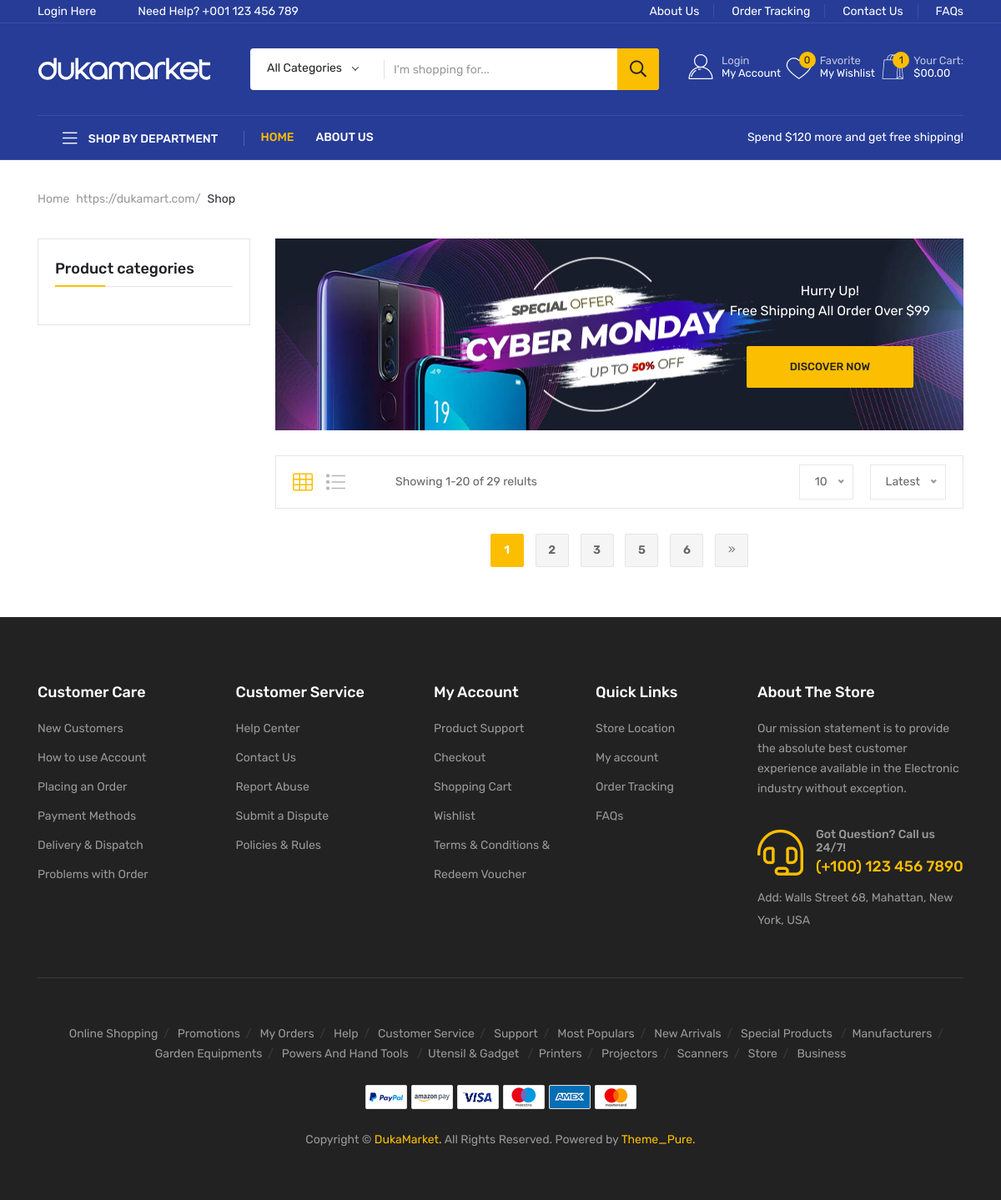
Before: /category-wise with the older database file.
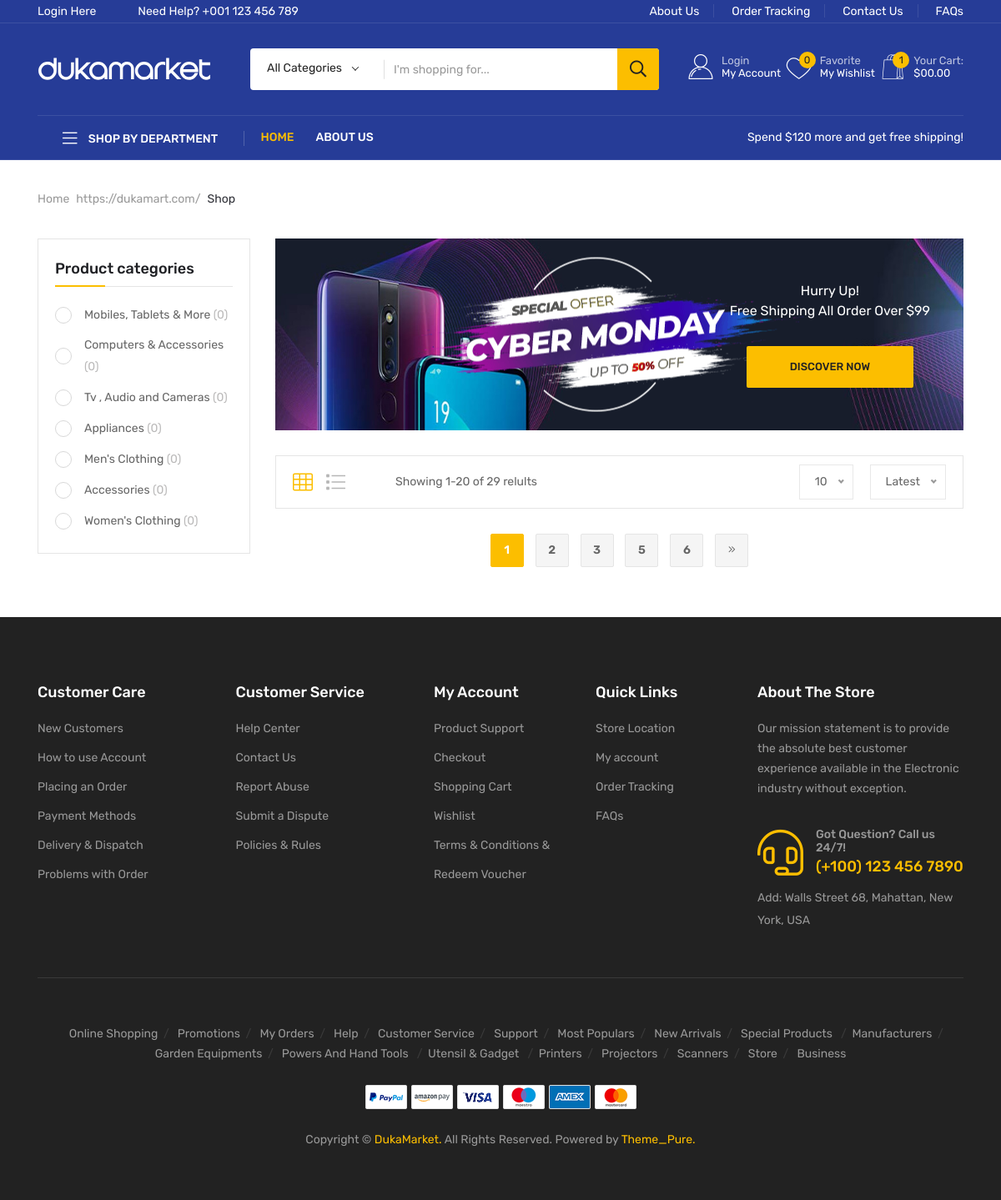
After: the same page with the newer database file.
### home/models.py (models this page shows, shortened)
class Category(models.Model):
    name = models.CharField(max_length=200)
    main_category = models.ForeignKey(Main_Category,on_delete=models.CASCADE)
    class Meta:
        verbose_name = "Category"
        verbose_name_plural = "Categories"

### home/views.py (the view)
# urls.py: path('category-wise',views.category_wise,name="category_wise"),
def category_wise(request):
    product = Product.objects.all()
    category = Category.objects.all()
    context = { "products": product, "category": category    }
    return render(request, "product-view.html", context)

### templates/product-view.html (shortened to what this page needs)
{% extends "base.html" %}
{% load static %}
{% load product_information %}
{% block content %}
<section class="breadcrumb__area box-plr-75">
    <div class="container">
        <div class="row">
            <div class="col-xxl-12">
                <div class="breadcrumb__wrapper">
                    <nav aria-label="breadcrumb">
                        <ol class="breadcrumb">
                          <li class="breadcrumb-item"><a href="index.html">Home</a></li>
                          <li class="breadcrumb-item active" aria-current="page">Shop</li>
                        </ol>
                      </nav>
                </div>
            </div>
        </div>
    </div>
</section>
<div class="shop-area mb-20">
    <div class="container">
        <div class="row">
            <div class="col-xl-3 col-lg-4">
                <div class="product-widget mb-30">
                    <h5 class="pt-title">Product categories</h5>
                    <div class="widget-category-list mt-20">
                        <form action="#">
                            {% for cat in category %}
                            <div class="single-widget-category">
                                <label for="cat-item-{{forloop.counter}}">{{cat.name}} <span>({{cat.product_set.all.count}})</span></label>
                            </div>
                            {% endfor %}
                        </form>
                    </div>
                </div>
            </div>
            <div class="col-xl-9 col-lg-8">
                <div class="shop-banner mb-30">
                    <div class="banner-image">
                        <img class="banner-sm" src="{% static 'assets/img/banner/sl-banner-sm.png' %}" alt="">
                        <div class="banner-content text-center">
                            <p class="banner-text mb-30">Hurry Up! <br> Free Shipping All Order Over $99</p>
                            <a href="{% url 'category_wise' %}" class="st-btn-d b-radius">Discover now</a>
                        </div>
                    </div>
                </div>
                <div class="product-lists-top">
                    <div class="product__filter-wrap">
                        <div class="row align-items-center">
                            <div class="col-xxl-6 col-xl-6 col-lg-6 col-md-6">
                                <div class="product__filter d-sm-flex align-items-center">
                                    <div class="product__col">
                                        <ul class="nav nav-tabs" id="myTab" role="tablist">
                                            <li class="nav-item" role="presentation">
                                              <button class="nav-link active" id="FourCol-tab" data-bs-toggle="tab" data-bs-target="#FourCol" type="button" role="tab" aria-controls="FourCol" aria-selected="true">
                                                <i class="fal fa-th"></i>
                                              </button>
                                            </li>
                                            <li class="nav-item" role="presentation">
                                              <button class="nav-link" id="FiveCol-tab" data-bs-toggle="tab" data-bs-target="#FiveCol" type="button" role="tab" aria-controls="FiveCol" aria-selected="false">
                                                <i class="fal fa-list"></i>
                                              </button>
                                            </li>
                                          </ul>
                                    </div>
                                    <div class="product__result pl-60">
                                        <p>Showing 1-20 of 29 relults</p>
                                    </div>
                                </div>
                            </div>
                            <div class="col-xxl-6 col-xl-6 col-lg-6 col-md-6">
                                <div class="product__filter-right d-flex align-items-center justify-content-md-end">
                                    <div class="product__sorting product__show-no">
                                    </div>
                                    <div class="product__sorting product__show-position ml-20">
                                    </div>
                                </div>
                            </div>
                        </div>
                </div>
                </div>
                <div class="tp-pagination text-center">
                    <div class="row">
                        <div class="col-xl-12">
                            <div class="basic-pagination pt-30 pb-30">
                                <nav>
                                   <ul>
                                      <li>
                                         <a href="{% url 'category_wise' %}" class="active">1</a>
                                      </li>
                                      <li>
                                         <a href="{% url 'category_wise' %}">2</a>
                                      </li>
                                      <li>
                                         <a href="{% url 'category_wise' %}">3</a>
                                      </li>
                                     <li>
                                        <a href="{% url 'category_wise' %}">5</a>
                                     </li>
                                     <li>
                                        <a href="{% url 'category_wise' %}">6</a>
                                     </li>
                                      <li>
                                         <a href="{% url 'category_wise' %}">
                                            <i class="fal fa-angle-double-right"></i>
                                         </a>
                                      </li>
                                   </ul>
                                 </nav>
                             </div>
                        </div>
                    </div>
                </div>
            </div>
        </div>
    </div>
</div>
{% endblock content %}

Changed rows visible on the page:
added Category: name "Mobiles, Tablets & More", product_set.all.count "0"
added Category: name "Computers & Accessories", product_set.all.count "0"
added Category: name "Tv , Audio and Cameras", product_set.all.count "0"
added Category: name "Appliances", product_set.all.count "0"
added Category: name "Men's Clothing", product_set.all.count "0"
added Category: name "Accessories", product_set.all.count "0"
added Category: name "Women's Clothing", product_set.all.count "0"
